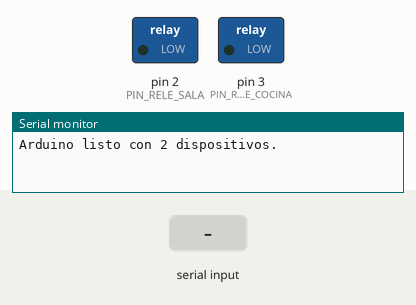
Recording of a sketch running on a simulated Arduino Uno, built with avr-gcc and run on an emulated ATmega328P. On the bench: switched loads named in the sketch (green lamp = pin HIGH), the last lines printed to the serial monitor. The test bench sets the inputs (shaded band).

Above: at 1.2 s.
1.3 s: "1" received over Serial
At 1.6 s:
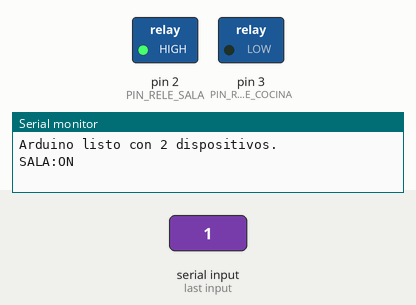
2.8 s: "2" received over Serial
At 4.0 s:
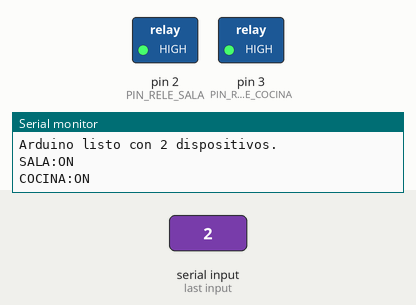
4.3 s: "0" received over Serial
At 5.1 s:
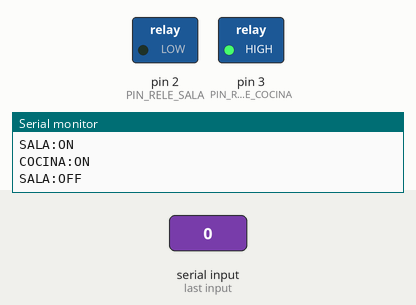
Timing chart, 0 to 7.3 s (numbered marks = the images above; inputs shaded):
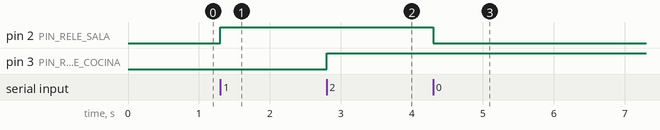

The sketch:

relay_control.ino
```cpp
const uint8_t PIN_RELE_SALA = 2;    // Pin 32 del ATmega (PD2)
const uint8_t PIN_RELE_COCINA = 3;  // Pin 33 del ATmega (PD3)

void setup() {
  Serial.begin(9600);

  pinMode(PIN_RELE_SALA, OUTPUT);
  pinMode(PIN_RELE_COCINA, OUTPUT);

  digitalWrite(PIN_RELE_SALA, LOW);
  digitalWrite(PIN_RELE_COCINA, LOW);

  Serial.println("Arduino listo con 2 dispositivos.");
}

void loop() {
  if (Serial.available() > 0) {
    char comando = Serial.read();

    switch (comando) {
      // --- Foco Sala ---
      case '1':
        digitalWrite(PIN_RELE_SALA, HIGH);
        Serial.println("SALA:ON");
        break;
      case '0':
        digitalWrite(PIN_RELE_SALA, LOW);
        Serial.println("SALA:OFF");
        break;

      // --- Foco Cocina ---
      case '2':
        digitalWrite(PIN_RELE_COCINA, HIGH);
        Serial.println("COCINA:ON");
        break;
      case '3':
        digitalWrite(PIN_RELE_COCINA, LOW);
        Serial.println("COCINA:OFF");
        break;
    }
  }
}
```

Measured:
- after the input at 1.3 s, pin 2 (PIN_RELE_SALA): LOW → HIGH at once
- after the input at 2.8 s, pin 3 (PIN_RELE_COCINA): LOW → HIGH at once
- after the input at 4.3 s, pin 2 (PIN_RELE_SALA): HIGH → LOW at once
